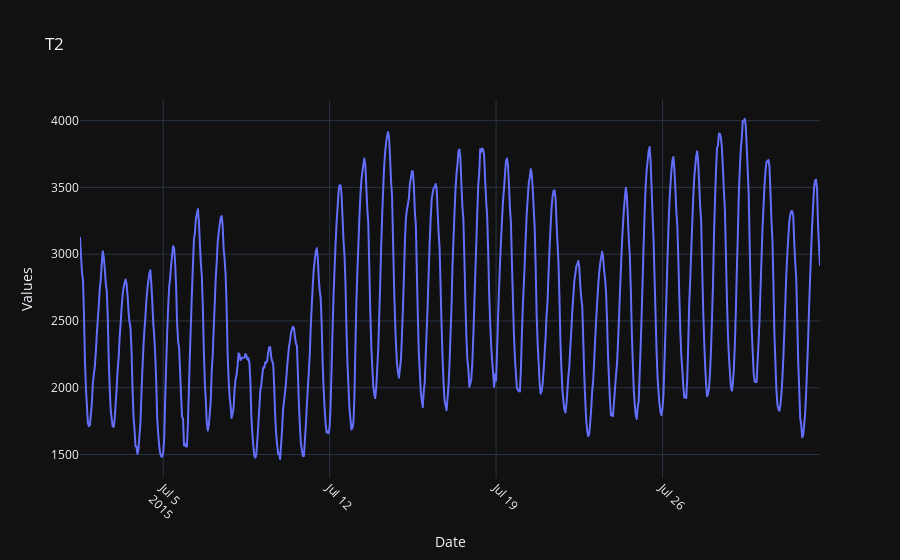

Notebook code for this chart:
### Code cell
import plotly.express as px

# Create a Plotly figure
fig = px.line(series, x='ds', y='values', title=id, labels={'ds': 'Date', 'values': 'Values'})

# Update layout for better readability
fig.update_layout(
    xaxis_title='Date',
    yaxis_title='Values',
    xaxis=dict(showgrid=True, tickangle=45),
    yaxis=dict(showgrid=True),
    template='plotly_dark'
)

# Show the figure
fig.show()

### Figure 1 — Plotly figure (JSON) as saved in the notebook; plotly's stock layout.template omitted (floating-point values rounded to 4 significant figures; data arrays with more than 128 entries replaced by an {"elided": "..."} marker saying what was removed)
{"data": [{"hovertemplate": "Date=%{x}<br>Values=%{y}<extra></extra>", "legendgroup": "", "line": {"color": "#636efa", "dash": "solid"}, "marker": {"symbol": "circle"}, "mode": "lines", "name": "", "showlegend": false, "type": "scattergl", "x": {"elided": "1496 str values"}, "xaxis": "x", "y": {"elided": "1496 int values"}, "yaxis": "y"}], "layout": {"legend": {"tracegroupgap": 0}, "title": {"text": "T2"}, "xaxis": {"anchor": "y", "domain": [0, 1], "showgrid": true, "tickangle": 45, "title": {"text": "Date"}}, "yaxis": {"anchor": "x", "domain": [0, 1], "showgrid": true, "title": {"text": "Values"}}}}
